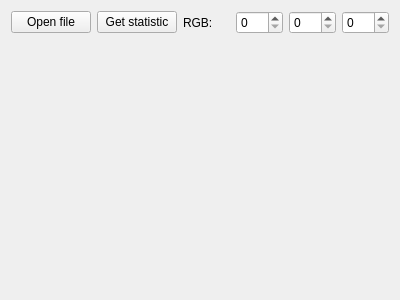
<?xml version="1.0" encoding="UTF-8"?>
<ui version="4.0">
 <class>First</class>
 <widget class="QWidget" name="First">
  <property name="geometry">
   <rect>
    <x>0</x>
    <y>0</y>
    <width>400</width>
    <height>300</height>
   </rect>
  </property>
  <property name="windowTitle">
   <string>Form</string>
  </property>
  <layout class="QVBoxLayout" name="verticalLayout_2">
   <item>
    <layout class="QHBoxLayout" name="horizontalLayout">
     <item>
      <widget class="QPushButton" name="openFileButton">
       <property name="text">
        <string>Open file</string>
       </property>
      </widget>
     </item>
     <item>
      <widget class="QPushButton" name="getStatistick">
       <property name="text">
        <string>Get statistic</string>
       </property>
      </widget>
     </item>
     <item>
      <widget class="QLabel" name="label">
       <property name="text">
        <string>RGB: </string>
       </property>
      </widget>
     </item>
     <item>
      <widget class="QSpinBox" name="redSpinBox">
       <property name="maximum">
        <number>255</number>
       </property>
      </widget>
     </item>
     <item>
      <widget class="QSpinBox" name="greenSpinBox">
       <property name="maximum">
        <number>255</number>
       </property>
      </widget>
     </item>
     <item>
      <widget class="QSpinBox" name="blueSpinBox">
       <property name="maximum">
        <number>255</number>
       </property>
      </widget>
     </item>
    </layout>
   </item>
   <item>
    <layout class="QVBoxLayout" name="verticalLayout">
     <item>
      <widget class="QLabel" name="imageLabel">
       <property name="text">
        <string/>
       </property>
      </widget>
     </item>
    </layout>
   </item>
  </layout>
 </widget>
 <resources/>
 <connections/>
</ui>
